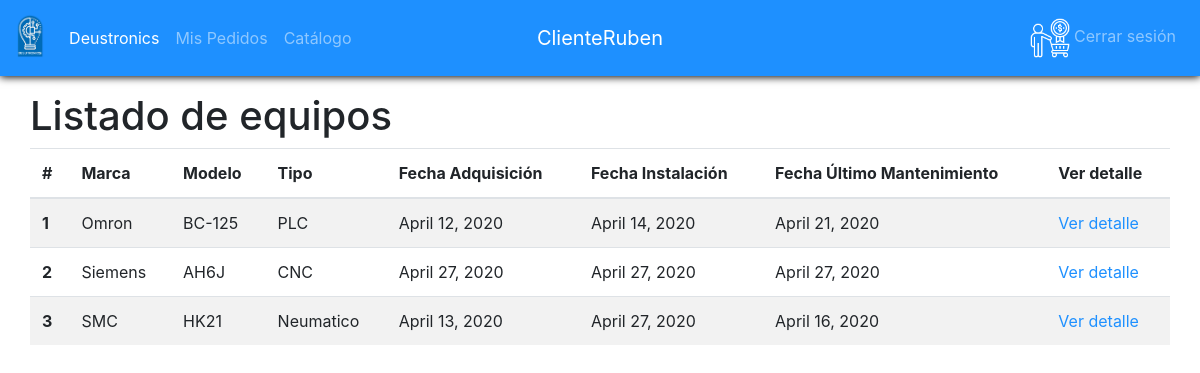
/equipos/ (signed in), run on an earlier commit of the app's database.
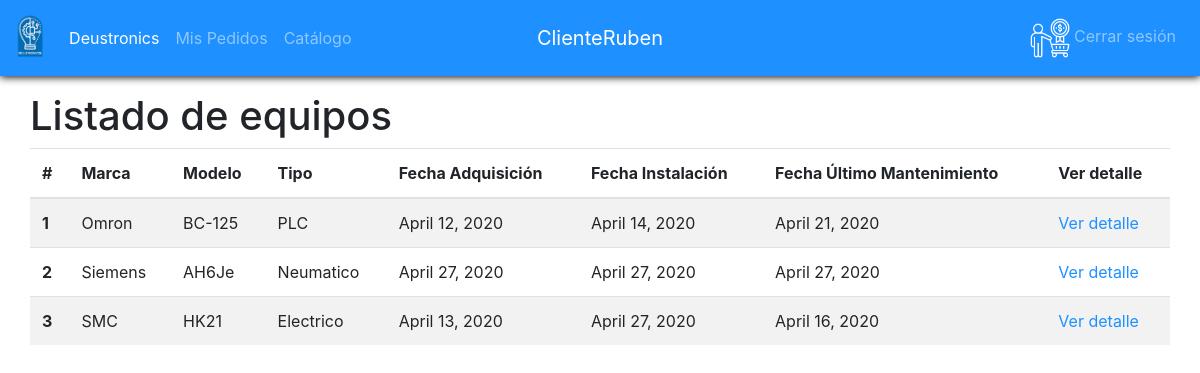
And on a later commit of the database.
### app/models.py (models this page shows, shortened)
class Equipo(models.Model):
    marca = models.CharField(max_length=100)
    modelo = models.CharField(max_length=100)
    tipo = models.ForeignKey(TipoEquipo, on_delete=models.SET_NULL, null=True)
    fecha_adquisicion = models.DateField()
    fecha_instalacion = models.DateField()
    fecha_ultimo_mantenimiento = models.DateField()

class TipoEquipo(models.Model):
    nombre = models.CharField(max_length=100)
    def __str__(self):
       return self.nombre

### app/views.py (the view, shortened to what this page needs)
# urls.py: path('equipos/', login_required(views.EquipoListView.as_view()), name='equipo_lista'),
class EquipoListView(View):
    def get(self, request, *args, **kwargs):
        context = {
            'equipos': Equipo.objects.all(),
            'form': EquipoForm(),  #Borrar
            'urlBotonFlotante':reverse('equipo_create')
        }
        return render(request, "equipo_lista.html", context)

### app/templatetags/sesion_tags.py (called while the page is built)
@register.filter(name='has_group')
def has_group(user, group_name):
    return user.groups.filter(name=group_name).exists()

### app/templates/equipo_lista.html
{%extends 'base.html'%} {% block content%}
<h1>
  Listado de equipos
</h1>
<table class="table table-striped">
  <thead>
    <tr>
      <th scope="col">#</th>
      <th scope="col">Marca</th>
      <th scope="col">Modelo</th>
      <th scope="col">Tipo</th>
      <th scope="col">Fecha Adquisición</th>
      <th scope="col">Fecha Instalación</th>
      <th scope="col">Fecha Último Mantenimiento</th>
      <th scope="col">Ver detalle</th>
    </tr>
  </thead>
  <tbody>
    {%for equipo in equipos%}
    <tr>
      <th scope="row">{{equipo.id}}</th>
      <td>{{equipo.marca}}</td>
      <td>{{equipo.modelo}}</td>
      <td>{{equipo.tipo}}</td>
      <td>{{equipo.fecha_adquisicion}}</td>
      <td>{{equipo.fecha_instalacion}}</td>
      <td>{{equipo.fecha_ultimo_mantenimiento}}</td>
      <td><a href="{%url 'equipo_detalle' equipo.id %}"> Ver detalle</a></td>
    </tr>
    {%endfor%}
  </tbody>
</table>
{%endblock%}

What changed in the data, as far as the page shows it:
changed Equipo "Siemens": modelo "AH6J" → "AH6Je"; tipo "CNC" → "Neumatico"
changed Equipo "SMC": tipo "Neumatico" → "Electrico"
